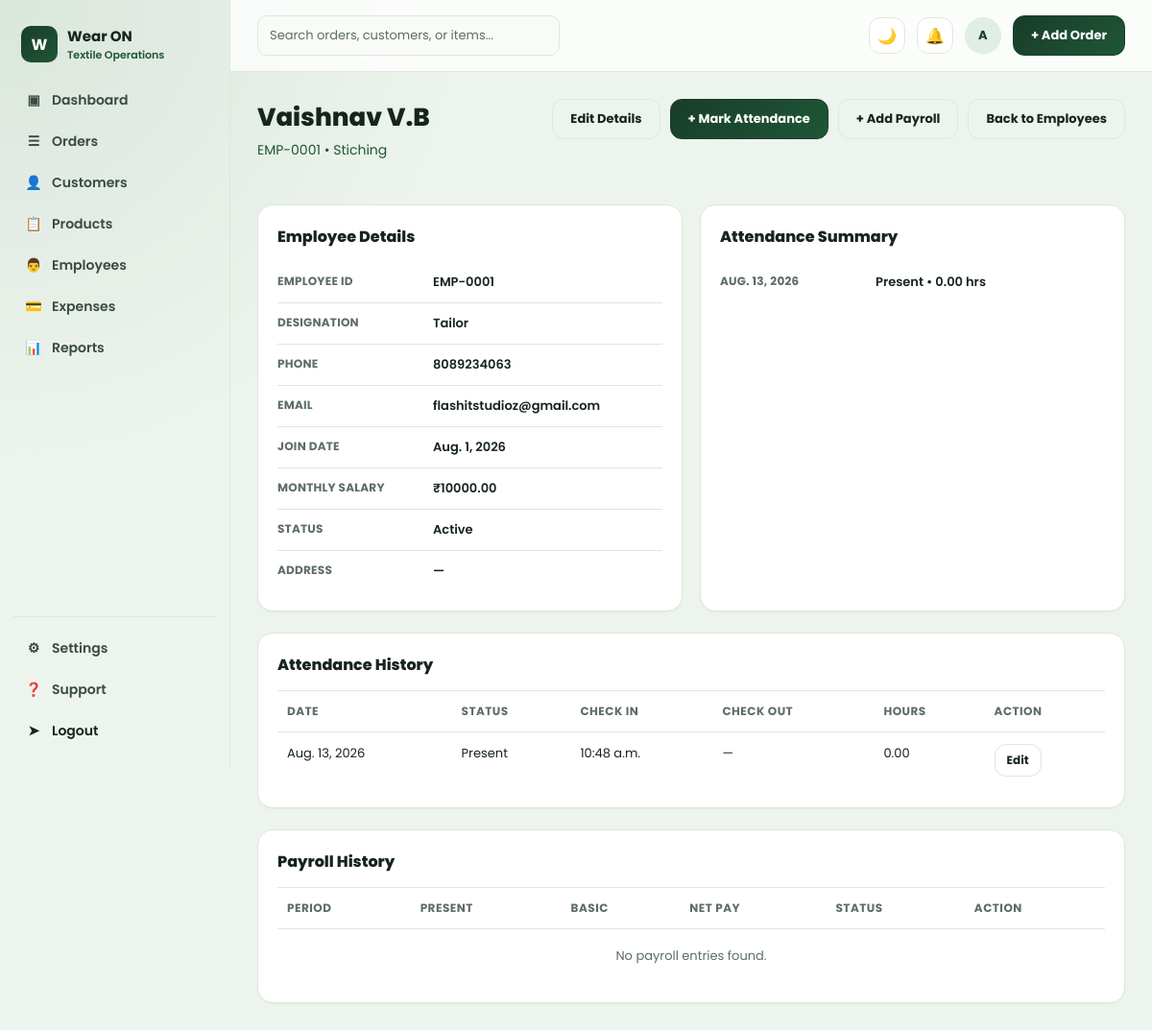
Before: /employees/1/ (signed in) with the older database file.
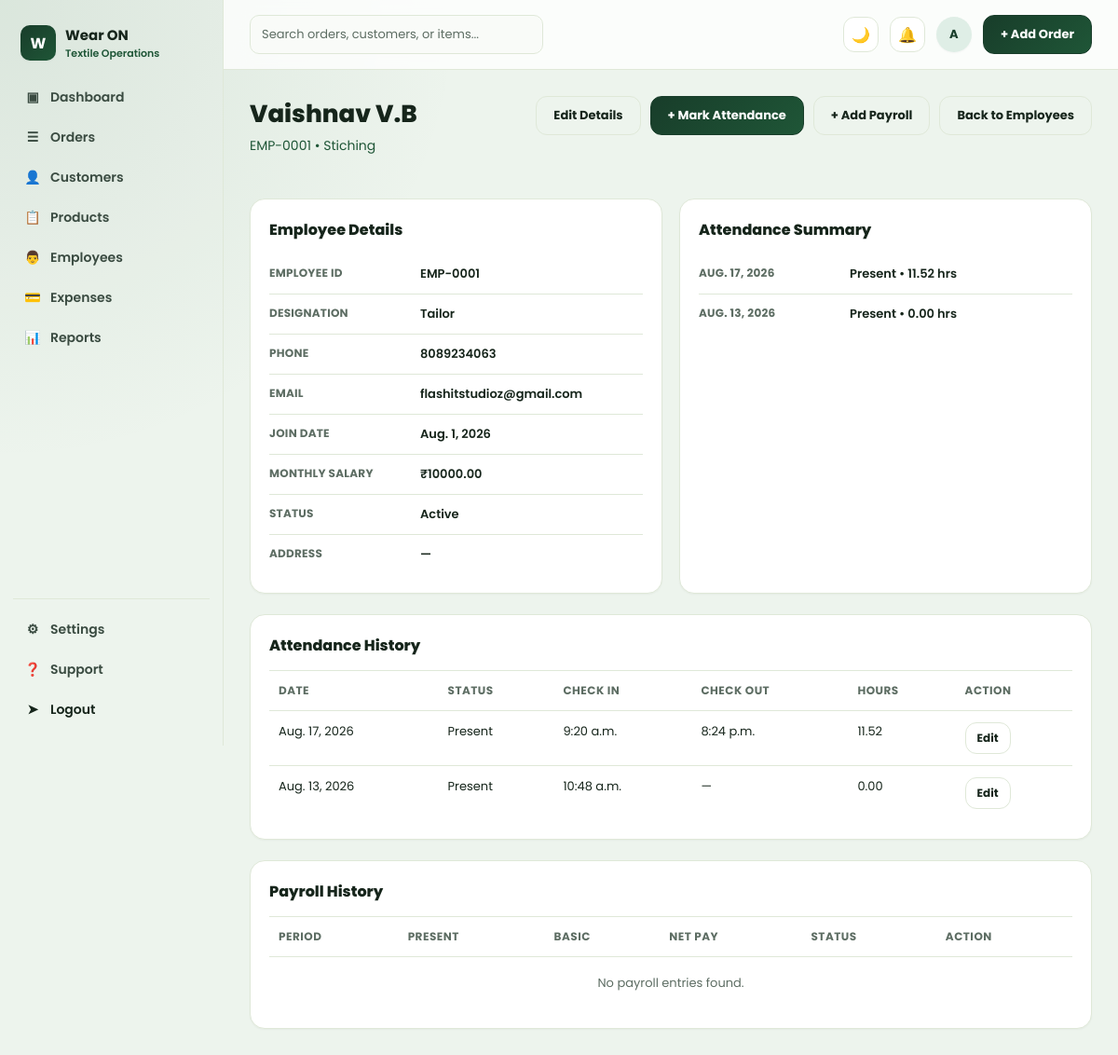
After: the same page with the newer database file.
### orders/models.py (models this page shows, shortened)
class EmployeeAttendance(models.Model):
    ATTENDANCE_PRESENT = "present"
    ATTENDANCE_ABSENT = "absent"
    ATTENDANCE_HALF_DAY = "half_day"
    ATTENDANCE_LEAVE = "leave"
    ATTENDANCE_STATUS_CHOICES = [
        (ATTENDANCE_PRESENT, "Present"),
        (ATTENDANCE_ABSENT, "Absent"),
        (ATTENDANCE_HALF_DAY, "Half Day"),
        (ATTENDANCE_LEAVE, "Leave"),
    ]
    employee = models.ForeignKey(Employee, on_delete=models.CASCADE, related_name="attendance_records")
    date = models.DateField(default=timezone.localdate)
    check_in = models.TimeField(null=True, blank=True)
    check_out = models.TimeField(null=True, blank=True)
    status = models.CharField(max_length=20, choices=ATTENDANCE_STATUS_CHOICES, default=ATTENDANCE_PRESENT)
    work_hours = models.DecimalField(max_digits=5, decimal_places=2, default=Decimal("0.00"))
    remarks = models.CharField(max_length=255, blank=True)
    created_at = models.DateTimeField(auto_now_add=True)
    class Meta:
        ordering = ["-date", "employee__name"]
        unique_together = ("employee", "date")

### orders/views.py (the view)
# urls.py: path("employees/<int:pk>/", views.employee_detail, name="employee-detail"),
@login_required
def employee_detail(request, pk):
    employee = get_object_or_404(
        Employee.objects.prefetch_related("attendance_records", "payrolls"),
        pk=pk,
    )
    attendance_records = employee.attendance_records.order_by("-date")
    payroll_records = employee.payrolls.order_by("-pay_period_end")
    return render(
        request,
        "orders/employee_detail.html",
        {"employee": employee, "attendance_records": attendance_records, "payroll_records": payroll_records},
    )

### orders/templates/orders/employee_detail.html (shortened to what the changed rows need)
{% extends "base.html" %}
{% block content %}
<div class="employee-detail-page">
  <div class="employee-detail-header">
    <div>
      <h1 class="page-title">{{ employee.name }}</h1>
    </div>
  </div>
  <div class="employee-detail-grid">
    <div class="card employee-section">
      {% if attendance_records %}
        {% for record in attendance_records|slice:':5' %}
        <div class="kv-row employee-summary-row">
          <span class="k">{{ record.date }}</span>
          <span class="v">{{ record.get_status_display }} • {{ record.work_hours }} hrs</span>
        </div>
        {% endfor %}
      {% else %}
        <p class="empty-state">No attendance records yet.</p>
      {% endif %}
    </div>
  </div>
  <div class="card employee-section employee-history-card">
    <div class="employee-table-wrap">
      <table class="employee-table">
        <thead>
          <tr>
            <th>Date</th>
            <th>Status</th>
            <th>Check In</th>
            <th>Check Out</th>
            <th>Hours</th>
            <th>Action</th>
          </tr>
        </thead>
        <tbody>
          {% for record in attendance_records %}
          <tr>
            <td>{{ record.date }}</td>
            <td>{{ record.get_status_display }}</td>
            <td>{{ record.check_in|default:'—' }}</td>
            <td>{{ record.check_out|default:'—' }}</td>
            <td>{{ record.work_hours }}</td>
            <td><a href="{% url 'employee-attendance-edit' record.pk %}" class="btn btn-sm btn-outline">Edit</a></td>
          </tr>
          {% empty %}
          <tr><td colspan="6" class="empty-row">No attendance entries found.</td></tr>
          {% endfor %}
        </tbody>
      </table>
    </div>
  </div>
  <div class="card employee-section employee-history-card">
    <div class="employee-table-wrap">
      <table class="employee-table">
        <thead>
          <tr>
            <th>Period</th>
            <th>Present</th>
            <th>Basic</th>
            <th>Net Pay</th>
            <th>Status</th>
            <th>Action</th>
          </tr>
        </thead>
      </table>
    </div>
  </div>
</div>
{% endblock %}

Changed rows visible on the page:
added EmployeeAttendance: date "AUG. 17, 2026", status "Present", work_hours "11.52", date "Aug. 17, 2026", check_in "9:20 a.m.", check_out "8:24 p.m."
